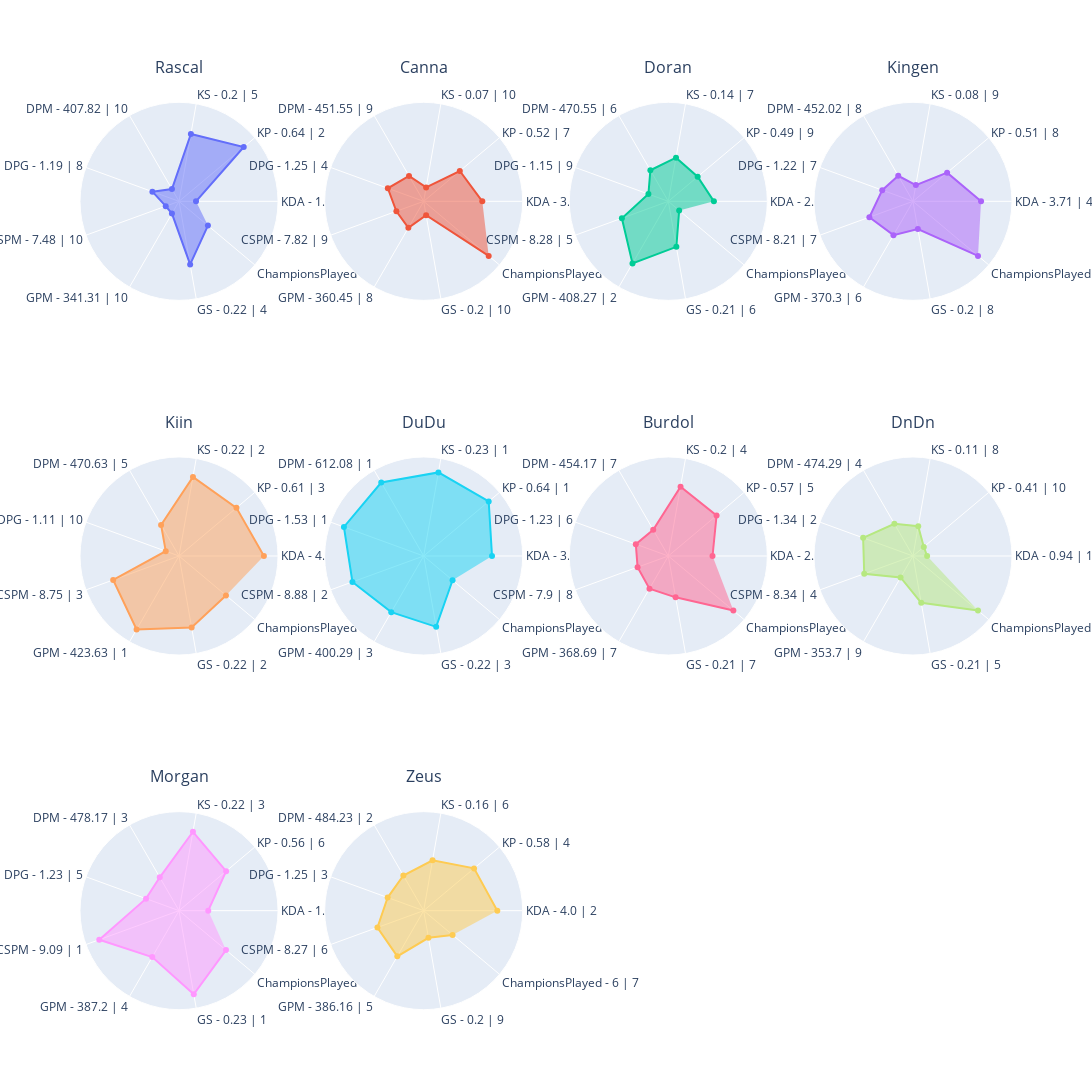

The notebook cell saved with this chart:
### Code cell
df = players_stats.loc[players_stats["Position"] == positions[0]]
min_value, max_value = get_min_max_value(df, columns)

ROWS, COLUMNS = get_rows_columns(df, 4)

fig = get_fig_subplots(df, ROWS, COLUMNS)
for i, player_name in enumerate(df.index):
    _df = df.loc[player_name, columns]
    theta_list = get_theta_list(df, player_name, origin_columns)

    r, c = get_rc(i, COLUMNS)
    fig.add_trace(
        go.Scatterpolar(r=_df, theta=theta_list, fill="toself", name=player_name),
        row=r,
        col=c,
    )

fig.update_layout(
    height=400 * ROWS,
    width=500 * COLUMNS,
    showlegend=False,
    title=dict(y=1),
)
fig.update_annotations(yshift=20)
fig.update_polars(
    radialaxis=dict(range=[min_value - 0.2, max_value + 0.2], visible=False)
)
fig.show()

### Figure 1 — Plotly figure (JSON) as saved in the notebook; plotly's stock layout.template omitted (floating-point values rounded to 4 significant figures)
{"data": [{"fill": "toself", "name": "Rascal", "r": [0.04005, 0.9944, 0.7667, 0, 0.2007, 0, 0, 0.7055, 0.3333], "subplot": "polar", "theta": ["KDA - 1.08 | 9", "KP - 0.64 | 2", "KS - 0.2 | 5", "DPM - 407.82 | 10", "DPG - 1.19 | 8", "CSPM - 7.48 | 10", "GPM - 341.31 | 10", "GS - 0.22 | 4", "ChampionsPlayed - 6 | 7"], "type": "scatterpolar"}, {"fill": "toself", "name": "Canna", "r": [0.6288, 0.4672, 0, 0.2141, 0.3391, 0.2107, 0.2325, 0, 1], "subplot": "polar2", "theta": ["KDA - 3.23 | 5", "KP - 0.52 | 7", "KS - 0.07 | 10", "DPM - 451.55 | 9", "DPG - 1.25 | 4", "CSPM - 7.82 | 9", "GPM - 360.45 | 8", "GS - 0.2 | 10", "ChampionsPlayed - 8 | 1"], "type": "scatterpolar"}, {"fill": "toself", "name": "Doran", "r": [0.4443, 0.3414, 0.4266, 0.3071, 0.09956, 0.4987, 0.8133, 0.4531, 0], "subplot": "polar3", "theta": ["KDA - 2.56 | 6", "KP - 0.49 | 9", "KS - 0.14 | 7", "DPM - 470.55 | 6", "DPG - 1.15 | 9", "CSPM - 8.28 | 5", "GPM - 408.27 | 2", "GS - 0.21 | 6", "ChampionsPlayed - 5 | 10"], "type": "scatterpolar"}, {"fill": "toself", "name": "Kingen", "r": [0.7626, 0.4304, 0.0337, 0.2164, 0.2625, 0.456, 0.3521, 0.1984, 1], "subplot": "polar4", "theta": ["KDA - 3.71 | 4", "KP - 0.51 | 8", "KS - 0.08 | 9", "DPM - 452.02 | 8", "DPG - 1.22 | 7", "CSPM - 8.21 | 7", "GPM - 370.3 | 6", "GS - 0.2 | 8", "ChampionsPlayed - 8 | 1"], "type": "scatterpolar"}, {"fill": "toself", "name": "Kiin", "r": [1, 0.8597, 0.9343, 0.3075, 0, 0.7908, 1, 0.8252, 0.6667], "subplot": "polar5", "theta": ["KDA - 4.58 | 1", "KP - 0.61 | 3", "KS - 0.22 | 2", "DPM - 470.63 | 5", "DPG - 1.11 | 10", "CSPM - 8.75 | 3", "GPM - 423.63 | 1", "GS - 0.22 | 2", "ChampionsPlayed - 7 | 5"], "type": "scatterpolar"}, {"fill": "toself", "name": "DuDu", "r": [0.7661, 1, 1, 1, 1, 0.8718, 0.7165, 0.8172, 0.3333], "subplot": "polar6", "theta": ["KDA - 3.73 | 3", "KP - 0.64 | 1", "KS - 0.23 | 1", "DPM - 612.08 | 1", "DPG - 1.53 | 1", "CSPM - 8.88 | 2", "GPM - 400.29 | 3", "GS - 0.22 | 3", "ChampionsPlayed - 6 | 7"], "type": "scatterpolar"}, {"fill": "toself", "name": "Burdol", "r": [0.4249, 0.6901, 0.7956, 0.2269, 0.2892, 0.2624, 0.3326, 0.3933, 1], "subplot": "polar7", "theta": ["KDA - 2.48 | 7", "KP - 0.57 | 5", "KS - 0.2 | 4", "DPM - 454.17 | 7", "DPG - 1.23 | 6", "CSPM - 7.9 | 8", "GPM - 368.69 | 7", "GS - 0.21 | 7", "ChampionsPlayed - 8 | 1"], "type": "scatterpolar"}, {"fill": "toself", "name": "DnDn", "r": [0, 0, 0.2268, 0.3254, 0.5501, 0.5335, 0.1505, 0.4715, 1], "subplot": "polar8", "theta": ["KDA - 0.94 | 10", "KP - 0.41 | 10", "KS - 0.11 | 8", "DPM - 474.29 | 4", "DPG - 1.34 | 2", "CSPM - 8.34 | 4", "GPM - 353.7 | 9", "GS - 0.21 | 5", "ChampionsPlayed - 8 | 1"], "type": "scatterpolar"}, {"fill": "toself", "name": "Morgan", "r": [0.2133, 0.6694, 0.9328, 0.3444, 0.2965, 1, 0.5575, 1, 0.6667], "subplot": "polar9", "theta": ["KDA - 1.71 | 8", "KP - 0.56 | 6", "KS - 0.22 | 3", "DPM - 478.17 | 3", "DPG - 1.23 | 5", "CSPM - 9.09 | 1", "GPM - 387.2 | 4", "GS - 0.23 | 1", "ChampionsPlayed - 7 | 5"], "type": "scatterpolar"}, {"fill": "toself", "name": "Zeus", "r": [0.841, 0.73, 0.522, 0.3741, 0.342, 0.4954, 0.5448, 0.189, 0.3333], "subplot": "polar10", "theta": ["KDA - 4.0 | 2", "KP - 0.58 | 4", "KS - 0.16 | 6", "DPM - 484.23 | 2", "DPG - 1.25 | 3", "CSPM - 8.27 | 6", "GPM - 386.16 | 5", "GS - 0.2 | 9", "ChampionsPlayed - 6 | 7"], "type": "scatterpolar"}], "layout": {"annotations": [{"font": {"size": 16}, "showarrow": false, "text": "Rascal", "x": 0.1062, "xanchor": "center", "xref": "paper", "y": 1, "yanchor": "bottom", "yref": "paper", "yshift": 20}, {"font": {"size": 16}, "showarrow": false, "text": "Canna", "x": 0.3688, "xanchor": "center", "xref": "paper", "y": 1, "yanchor": "bottom", "yref": "paper", "yshift": 20}, {"font": {"size": 16}, "showarrow": false, "text": "Doran", "x": 0.6313, "xanchor": "center", "xref": "paper", "y": 1, "yanchor": "bottom", "yref": "paper", "yshift": 20}, {"font": {"size": 16}, "showarrow": false, "text": "Kingen", "x": 0.8938, "xanchor": "center", "xref": "paper", "y": 1, "yanchor": "bottom", "yref": "paper", "yshift": 20}, {"font": {"size": 16}, "showarrow": false, "text": "Kiin", "x": 0.1062, "xanchor": "center", "xref": "paper", "y": 0.6111, "yanchor": "bottom", "yref": "paper", "yshift": 20}, {"font": {"size": 16}, "showarrow": false, "text": "DuDu", "x": 0.3688, "xanchor": "center", "xref": "paper", "y": 0.6111, "yanchor": "bottom", "yref": "paper", "yshift": 20}, {"font": {"size": 16}, "showarrow": false, "text": "Burdol", "x": 0.6313, "xanchor": "center", "xref": "paper", "y": 0.6111, "yanchor": "bottom", "yref": "paper", "yshift": 20}, {"font": {"size": 16}, "showarrow": false, "text": "DnDn", "x": 0.8938, "xanchor": "center", "xref": "paper", "y": 0.6111, "yanchor": "bottom", "yref": "paper", "yshift": 20}, {"font": {"size": 16}, "showarrow": false, "text": "Morgan", "x": 0.1062, "xanchor": "center", "xref": "paper", "y": 0.2222, "yanchor": "bottom", "yref": "paper", "yshift": 20}, {"font": {"size": 16}, "showarrow": false, "text": "Zeus", "x": 0.3688, "xanchor": "center", "xref": "paper", "y": 0.2222, "yanchor": "bottom", "yref": "paper", "yshift": 20}], "height": 1200, "polar": {"domain": {"x": [0, 0.2125], "y": [0.7778, 1]}, "radialaxis": {"range": [-0.2, 1.2], "visible": false}}, "polar10": {"domain": {"x": [0.2625, 0.475], "y": [0, 0.2222]}, "radialaxis": {"range": [-0.2, 1.2], "visible": false}}, "polar11": {"domain": {"x": [0.525, 0.7375], "y": [0, 0.2222]}, "radialaxis": {"range": [-0.2, 1.2], "visible": false}}, "polar12": {"domain": {"x": [0.7875, 1], "y": [0, 0.2222]}, "radialaxis": {"range": [-0.2, 1.2], "visible": false}}, "polar2": {"domain": {"x": [0.2625, 0.475], "y": [0.7778, 1]}, "radialaxis": {"range": [-0.2, 1.2], "visible": false}}, "polar3": {"domain": {"x": [0.525, 0.7375], "y": [0.7778, 1]}, "radialaxis": {"range": [-0.2, 1.2], "visible": false}}, "polar4": {"domain": {"x": [0.7875, 1], "y": [0.7778, 1]}, "radialaxis": {"range": [-0.2, 1.2], "visible": false}}, "polar5": {"domain": {"x": [0, 0.2125], "y": [0.3889, 0.6111]}, "radialaxis": {"range": [-0.2, 1.2], "visible": false}}, "polar6": {"domain": {"x": [0.2625, 0.475], "y": [0.3889, 0.6111]}, "radialaxis": {"range": [-0.2, 1.2], "visible": false}}, "polar7": {"domain": {"x": [0.525, 0.7375], "y": [0.3889, 0.6111]}, "radialaxis": {"range": [-0.2, 1.2], "visible": false}}, "polar8": {"domain": {"x": [0.7875, 1], "y": [0.3889, 0.6111]}, "radialaxis": {"range": [-0.2, 1.2], "visible": false}}, "polar9": {"domain": {"x": [0, 0.2125], "y": [0, 0.2222]}, "radialaxis": {"range": [-0.2, 1.2], "visible": false}}, "showlegend": false, "title": {"y": 1}, "width": 2000}}
